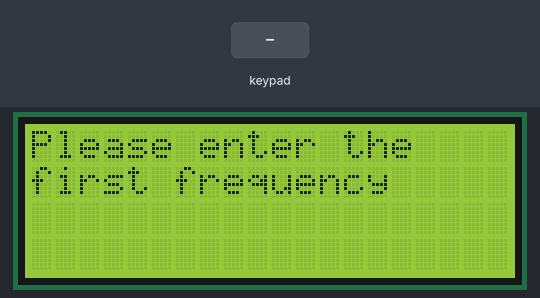
Bench run of a sketch on a simulated Arduino Uno, built with avr-gcc and run on an emulated ATmega328P. On the bench: 20×4 character LCD. The test bench sets the inputs (shaded band). What the sketch prints to the serial monitor is not drawn.

Above: at 3.3 s.
3.4 s: keypad keys 1 0 1 1 1 2 1 3 # pressed 0.4 s apart
At 7.6 s:
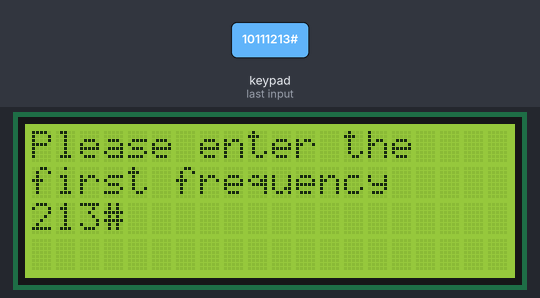
8.5 s: keypad keys 1 0 1 1 1 2 1 3 pressed 0.4 s apart
At 9.3 s:
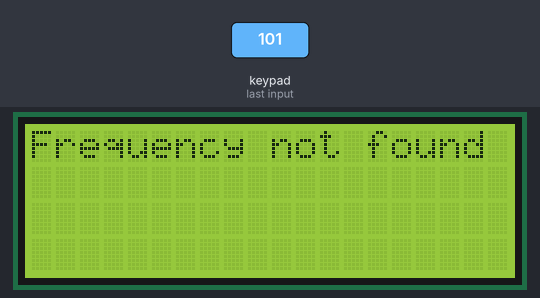
13.2 s: key '1' pressed
At 13.7 s:
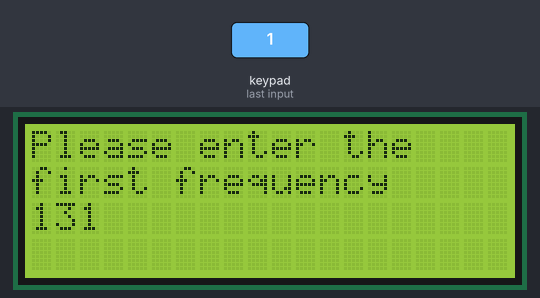
14.7 s: key '2' pressed
Timing chart, 0 to 17.2 s (numbered marks = the images above; inputs shaded):
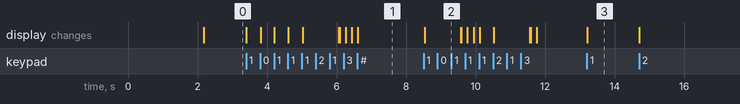

The sketch:

lcd_display.ino
```cpp
#include <LiquidCrystal_I2C.h>
#include <Keypad.h>

uint8_t r0c1[8] = {0x0, 0x0, 0x0, 0x0, 0x0,0x4, 0xE, 0x1F };
uint8_t r0c2[8] = {0x0, 0x4, 0xE, 0x1F, 0x0, 0x1F, 0xE, 0x4 };
uint8_t r1c0[8] = {0x4, 0xA, 0x1F, 0x0, 0x0, 0x0, 0x0, 0x0 };
uint8_t r1c1[8] = {0x1F, 0xE, 0x4, 0x0, 0x4, 0xE, 0x1F, 0x0};
uint8_t r1c2[8] = {0x1F, 0xA, 0x4, 0x0, 0x0, 0x0, 0x0, 0x0 };
uint8_t r2c1[8] = {0x1F, 0xE, 0x4, 0x0, 0x0, 0x0, 0x0, 0x0 };

LiquidCrystal_I2C lcd(0x3F,20, 4);

const byte ROWS = 4; //four rows
const byte COLS = 3; //three columns
char keys[ROWS][COLS] = {
  {'1','2','3'},
  {'4','5','6'},
  {'7','8','9'},
  {'*','0','#'}
};
byte rowPins[ROWS] = {10, 11, 12, 13}; //connect to the row pinouts of the keypad
byte colPins[COLS] = {7, 8, 9}; //connect to the column pinouts of the keypad

Keypad keypad = Keypad( makeKeymap(keys), rowPins, colPins, ROWS, COLS );
const String freqs[5] = {"146.2", "357.9", "130.9", "263.8"};
const String stages[4] = { "first", "second", "third", "fourth" };

int stage;
bool displayDone;
char currentString[5];
String currentOtherString = "";
int charCurrentIndex = 0;
void setup()
{
    Serial.begin(9600);

  lcd.init();                      // initialize the lcd
  lcd.backlight();
  display_initial_screen();
  delay(2000);
  lcd.clear();
  lcd.setCursor(0,0);
  stage = 1;
  displayDone = false;
}

void loop()
{
  if(stage < 5){
    if(!displayDone){
      lcd.clear();
      lcd.setCursor(0,0);
      lcd.print("Please enter the");
      lcd.setCursor(0,1);
      lcd.print(stages[stage - 1] + " frequency");
      displayDone = true;
      lcd.setCursor(0,2);
    }else{
      char digit = keypad.waitForKey();
      if(digit == '*'){
        digit = '.';
      }
      lcd.print(digit);
      currentOtherString = currentOtherString + digit;

      Serial.println(currentOtherString);
      if(currentOtherString.length() == 5){
        bool stringCheck = true;
        if(freqs[stage - 1] != currentOtherString){
          Serial.println("Invalid");
          stringCheck = false;
        }else{
          Serial.println("Valid");
        }

        if(stringCheck){
          lcd.clear();
          lcd.setCursor(0,0);
          lcd.print("Frequency found");
          delay(1000);
          stage++;
        }else{
          lcd.clear();
          lcd.setCursor(0,0);
          lcd.print("Frequency not found");
          delay(1000);
        }
        currentOtherString = "";
        displayDone = false;
      }else{
        charCurrentIndex++;
      }
    }
  }else if(stage == 5){
    Serial.println("Stage 5");
    lcd.clear();
    lcd.setCursor(0,0);
    lcd.print("Frequency acquired");
    lcd.setCursor(0,1);
    lcd.print("Press # to arm");
    char digit = keypad.waitForKey();
    if(digit == '#'){
      stage = 6;
    }
  }else if(stage == 6){
    if(!displayDone){
      Serial.println("Stage 6");
      lcd.clear();
      lcd.setCursor(0,0);
      lcd.print("Accessing");
      lcd.setCursor(0,1);
      lcd.print("Frequency");
      delay(500);
      lcd.print(".");
      delay(500);
      lcd.print(".");
      delay(500);
      lcd.print(".");
      delay(500);
      lcd.print(".");
      delay(500);
      stage++;
    }
  }else{
    if(!displayDone){
      lcd.clear();
      lcd.setCursor(0,0);
      lcd.print("JAMMING");
      displayDone = true;
    }
  }

}

void display_initial_screen()
{
  lcd.createChar(0, r0c1);
  lcd.createChar(1, r0c2);
  lcd.createChar(2, r1c0);
  lcd.createChar(3, r1c1);
  lcd.createChar(4, r1c2);
  lcd.createChar(5, r2c1);
  // Print a message to the LCD.
  lcd.backlight();
  lcd.setCursor(1,0);
  lcd.write(0);
  lcd.setCursor(2,0);
  lcd.write(1);
  lcd.setCursor(0,1);
  lcd.write(2);
  lcd.setCursor(1,1);
  lcd.write(3);
  lcd.setCursor(2,1);
  lcd.write(1);
  lcd.setCursor(3,1);
  lcd.write(4);
  lcd.setCursor(1,2);
  lcd.write(5);

  lcd.setCursor(5,0);
  lcd.print("Property of");
  lcd.setCursor(5, 1);
  lcd.print("ARC Syndicate");
}
```

Measured:
- after the input at 3.4 s, the display: first changes at once (image 1 shows a later state)
- after the input at 8.5 s, the display: changes at once (image 2)
- after the input at 13.2 s, the display: changes at once (image 3)
